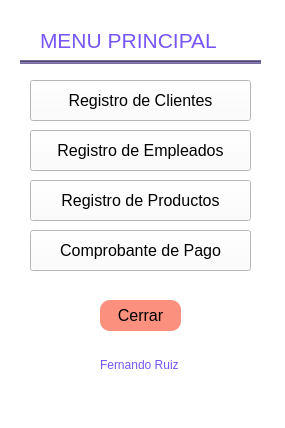
<?xml version="1.0" encoding="UTF-8"?>
<ui version="4.0">
 <class>MainWindow</class>
 <widget class="QMainWindow" name="MainWindow">
  <property name="geometry">
   <rect>
    <x>0</x>
    <y>0</y>
    <width>285</width>
    <height>428</height>
   </rect>
  </property>
  <property name="windowTitle">
   <string>MainWindow</string>
  </property>
  <property name="styleSheet">
   <string notr="true">QWidget {
background: white;
}</string>
  </property>
  <widget class="QWidget" name="centralwidget">
   <widget class="QPushButton" name="btnComprobante">
    <property name="geometry">
     <rect>
      <x>30</x>
      <y>230</y>
      <width>221</width>
      <height>41</height>
     </rect>
    </property>
    <property name="font">
     <font>
      <family>MS Shell Dlg 2</family>
      <pointsize>12</pointsize>
      <weight>50</weight>
      <italic>false</italic>
      <bold>false</bold>
     </font>
    </property>
    <property name="styleSheet">
     <string notr="true">QPushButton {
color: #7855F6;
border: 1px solid #786DA0;
border-radius: 10px
}

QPushButton:hover {
color: white;
background: #7855F6;
border: 1px solid white;
};</string>
    </property>
    <property name="text">
     <string>Comprobante de Pago</string>
    </property>
   </widget>
   <widget class="Line" name="line">
    <property name="geometry">
     <rect>
      <x>20</x>
      <y>60</y>
      <width>241</width>
      <height>4</height>
     </rect>
    </property>
    <property name="styleSheet">
     <string notr="true">background-color: #786DA0;
min-height: 2px;
max-height: 2px;</string>
    </property>
    <property name="orientation">
     <enum>Qt::Horizontal</enum>
    </property>
   </widget>
   <widget class="QPushButton" name="btnProductos">
    <property name="geometry">
     <rect>
      <x>30</x>
      <y>180</y>
      <width>221</width>
      <height>41</height>
     </rect>
    </property>
    <property name="font">
     <font>
      <pointsize>12</pointsize>
     </font>
    </property>
    <property name="styleSheet">
     <string notr="true">QPushButton {
color: #7855F6;
border: 1px solid #786DA0;
border-radius: 10px
}

QPushButton:hover {
color: white;
background: #7855F6;
border: 1px solid white;
};</string>
    </property>
    <property name="text">
     <string>Registro de Productos</string>
    </property>
   </widget>
   <widget class="QPushButton" name="btnEmpleados">
    <property name="geometry">
     <rect>
      <x>30</x>
      <y>130</y>
      <width>221</width>
      <height>41</height>
     </rect>
    </property>
    <property name="font">
     <font>
      <family>MS Shell Dlg 2</family>
      <pointsize>12</pointsize>
      <weight>50</weight>
      <italic>false</italic>
      <bold>false</bold>
     </font>
    </property>
    <property name="styleSheet">
     <string notr="true">QPushButton {
color: #7855F6;
border: 1px solid #786DA0;
border-radius: 10px
}

QPushButton:hover {
color: white;
background: #7855F6;
border: 1px solid white;
};</string>
    </property>
    <property name="text">
     <string>Registro de Empleados</string>
    </property>
   </widget>
   <widget class="QPushButton" name="btnSalir">
    <property name="geometry">
     <rect>
      <x>100</x>
      <y>300</y>
      <width>81</width>
      <height>31</height>
     </rect>
    </property>
    <property name="font">
     <font>
      <family>MS Shell Dlg 2</family>
      <pointsize>12</pointsize>
      <weight>50</weight>
      <italic>false</italic>
      <bold>false</bold>
     </font>
    </property>
    <property name="styleSheet">
     <string notr="true">QPushButton#btnSalir {
background: #FA907D;
color: black;
border-radius: 10px;
}

QPushButton#btnSalir:hover {
background-color: #FA4E42;
}</string>
    </property>
    <property name="text">
     <string>Cerrar</string>
    </property>
   </widget>
   <widget class="QLabel" name="label_2">
    <property name="geometry">
     <rect>
      <x>40</x>
      <y>30</y>
      <width>231</width>
      <height>21</height>
     </rect>
    </property>
    <property name="font">
     <font>
      <pointsize>16</pointsize>
      <weight>50</weight>
      <italic>false</italic>
      <bold>false</bold>
     </font>
    </property>
    <property name="styleSheet">
     <string notr="true">color: #7855F6;
font: tahoma;
font-style: bold;
font-size: 16pt;</string>
    </property>
    <property name="text">
     <string>MENU PRINCIPAL</string>
    </property>
   </widget>
   <widget class="QPushButton" name="btnClientes">
    <property name="geometry">
     <rect>
      <x>30</x>
      <y>80</y>
      <width>221</width>
      <height>41</height>
     </rect>
    </property>
    <property name="font">
     <font>
      <family>MS Shell Dlg 2</family>
      <pointsize>12</pointsize>
      <weight>50</weight>
      <italic>false</italic>
      <bold>false</bold>
     </font>
    </property>
    <property name="styleSheet">
     <string notr="true">QPushButton {
color: #7855F6;
border: 1px solid #786DA0;
border-radius: 10px
}

QPushButton:hover {
color: white;
background: #7855F6;
border: 1px solid white;
};</string>
    </property>
    <property name="text">
     <string>Registro de Clientes</string>
    </property>
   </widget>
   <widget class="QLabel" name="label">
    <property name="geometry">
     <rect>
      <x>100</x>
      <y>350</y>
      <width>91</width>
      <height>31</height>
     </rect>
    </property>
    <property name="styleSheet">
     <string notr="true">color: #7855F6;
</string>
    </property>
    <property name="text">
     <string>&lt;html&gt;&lt;head/&gt;&lt;body&gt;&lt;p&gt;&lt;span&gt;Fernando Ruiz&lt;/span&gt;&lt;/p&gt;&lt;/body&gt;&lt;/html&gt;</string>
    </property>
   </widget>
  </widget>
  <widget class="QMenuBar" name="menubar">
   <property name="geometry">
    <rect>
     <x>0</x>
     <y>0</y>
     <width>285</width>
     <height>26</height>
    </rect>
   </property>
  </widget>
  <widget class="QStatusBar" name="statusbar"/>
 </widget>
 <resources/>
 <connections/>
</ui>
